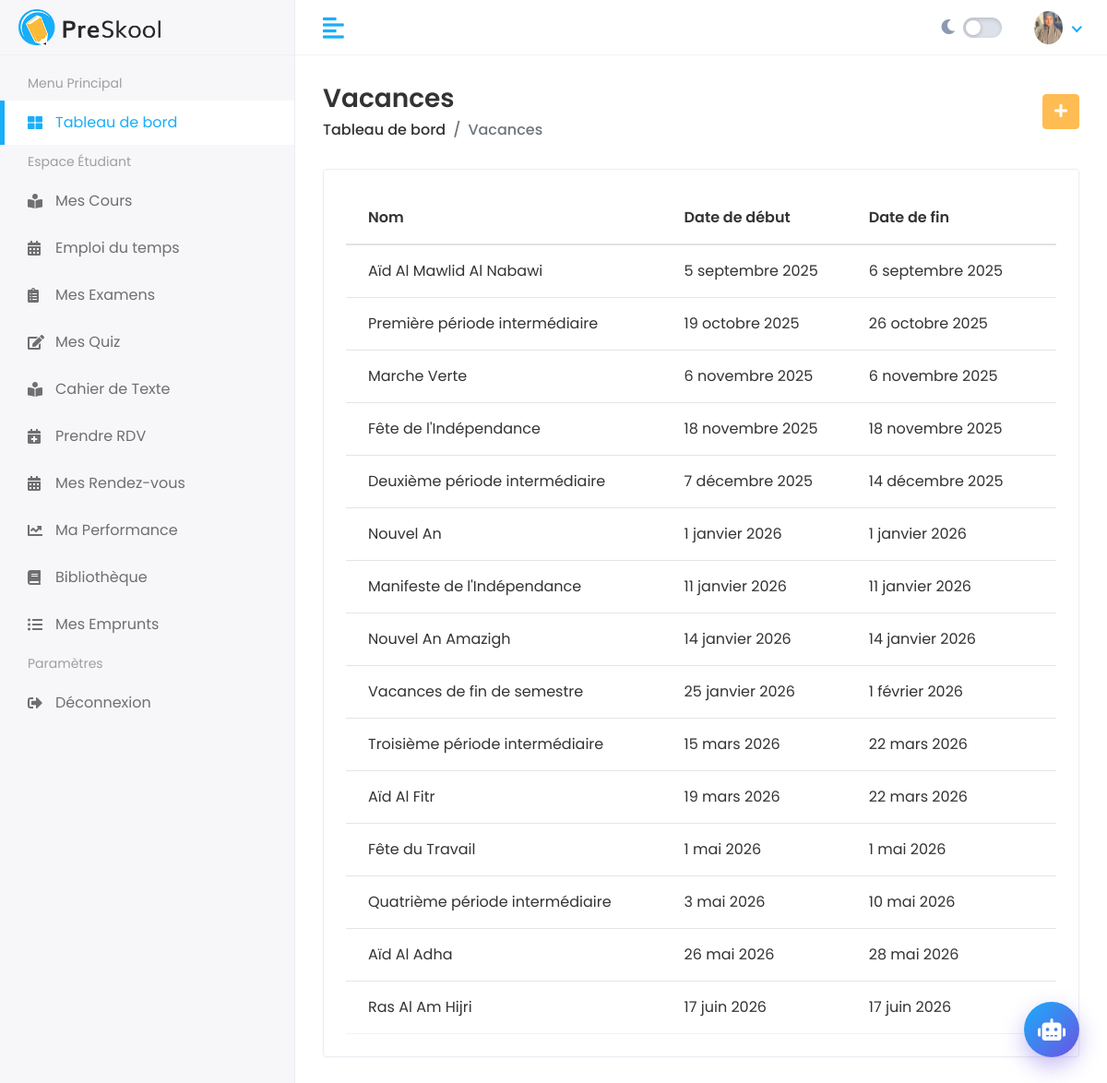
/fr/academic/holidays/, run on the app's committed database.
### academic/models.py (models this page shows, shortened)
class Holiday(models.Model):
    name = models.CharField(max_length=200)
    start_date = models.DateField()
    end_date = models.DateField()

### academic/views.py (the view)
# urls.py: path('holidays/', views.holiday_list, name='holiday_list'),
def holiday_list(request):
    holidays = Holiday.objects.all()
    return render(request, 'academic/holiday_list.html', {'holidays': holidays})

### templates/academic/holiday_list.html
{% extends 'Home/base.html' %}
{% load static %}
{% block body %}
<div class="page-header">
    <div class="row align-items-center">
        <div class="col">
            <h3 class="page-title">Vacances</h3>
            <ul class="breadcrumb">
                <li class="breadcrumb-item"><a href="{% url 'dashboard' %}">Tableau de bord</a></li>
                <li class="breadcrumb-item active">Vacances</li>
            </ul>
        </div>
        <div class="col-auto text-right float-right ml-auto">
            <a href="{% url 'holiday_add' %}" class="btn btn-primary"><i class="fas fa-plus"></i></a>
        </div>
    </div>
</div>
<div class="row">
    <div class="col-sm-12">
        <div class="card card-table">
            <div class="card-body">
                <div class="table-responsive">
                    <table class="table table-hover table-center mb-0 datatable">
                        <thead>
                            <tr>
                                <th>Nom</th>
                                <th>Date de début</th>
                                <th>Date de fin</th>
                            </tr>
                        </thead>
                        <tbody>
                            {% for holiday in holidays %}
                            <tr>
                                <td>{{ holiday.name }}</td>
                                <td>{{ holiday.start_date }}</td>
                                <td>{{ holiday.end_date }}</td>
                            </tr>
                            {% empty %}
                            <tr>
                                <td colspan="3" class="text-center">Aucune vacance enregistrée.</td>
                            </tr>
                            {% endfor %}
                        </tbody>
                    </table>
                </div>
            </div>
        </div>
    </div>
</div>
{% endblock %}

### static/assets/css/style.css (style rules this page uses)
html { height: 100%; }
body { background-color: #fff; color: #333; font-family: 'Poppins', sans-serif; font-size: 1rem; height: 100%; line-height: 1.5; overflow-x: hidden; }
h1, h2, h3, h4, h5, h6 { font-family: 'Poppins', sans-serif; margin-top: 0; }
a { color: #009ce7; }
input, button, a { transition: all 0.4s ease; -moz-transition: all 0.4s ease; -o-transition: all 0.4s ease; -ms-transition: all 0.4s ease; -webkit-transition: all 0.4s ease; }
ul, ol { padding: 0px; list-style: none; }
.table { color: #333; max-width: 100%; margin-bottom: 0; width: 100%; }
.table thead tr th { font-weight: 600; }
.table tbody tr { border-bottom: 1px solid rgba(0, 0, 0, 0.05); }
.table.table-center td, .table.table-center th { vertical-align: middle; }
.card-table .card-body .table > thead > tr > th { border-top: 0; }
.card-table .card-body .table tr td:first-child, .card-table .card-body .table tr th:first-child { padding-left: 1.5rem; }
.card-table .card-body .table tr td:last-child, .card-table .card-body .table tr th:last-child { padding-right: 1.5rem; }
.card-table .table td, .card-table .table th { border-top: 1px solid #e2e5e8; padding: 1rem 0.75rem; white-space: nowrap; }
.btn-primary { background-color: #FFBC53; border: 1px solid #FFBC53; }
.card { border: 1px solid #ececf5; box-shadow: 0 1px 3px 0 rgba(0, 0, 0, 0.03); margin-bottom: 1.875rem; }
.card-body { padding: 1.5rem; }
.page-header { margin-bottom: 1.875rem; }
.page-header .breadcrumb { background-color: transparent; color: #6c757d; font-size: 1rem; font-weight: 500; margin-bottom: 0; padding: 0; }
.page-header .breadcrumb a { color: #333; }
.page-title { font-size: 28px; font-weight: 600; color: #333; margin-bottom: 5px; }

### static/assets/css/premium_dashboard.css (style rules this page uses)
:root { --primary-gradient: linear-gradient(135deg, #667cca 0%, #4659b1 100%); --secondary-gradient: linear-gradient(135deg, #ff9d6c 0%, #ff6b6b 100%); --success-gradient: linear-gradient(135deg, #43e97b 0%, #38f9d7 100%); --glass-bg: rgba(255, 255, 255, 0.7); --glass-border: rgba(255, 255, 255, 0.3); }

### data on the page
Holiday: name "Aïd Al Mawlid Al Nabawi", start_date "5 septembre 2025", end_date "6 septembre 2025"
Holiday: name "Première période intermédiaire", start_date "19 octobre 2025", end_date "26 octobre 2025"
Holiday: name "Marche Verte", start_date "6 novembre 2025", end_date "6 novembre 2025"
Holiday: name "Fête de l'Indépendance", start_date "18 novembre 2025", end_date "18 novembre 2025"
Holiday: name "Deuxième période intermédiaire", start_date "7 décembre 2025", end_date "14 décembre 2025"
Holiday: name "Nouvel An", start_date "1 janvier 2026", end_date "1 janvier 2026"
Holiday: name "Manifeste de l'Indépendance", start_date "11 janvier 2026", end_date "11 janvier 2026"
Holiday: name "Nouvel An Amazigh", start_date "14 janvier 2026", end_date "14 janvier 2026"
Holiday: name "Vacances de fin de semestre", start_date "25 janvier 2026", end_date "1 février 2026"
Holiday: name "Troisième période intermédiaire", start_date "15 mars 2026", end_date "22 mars 2026"
Holiday: name "Aïd Al Fitr", start_date "19 mars 2026", end_date "22 mars 2026"
Holiday: name "Fête du Travail", start_date "1 mai 2026", end_date "1 mai 2026"
Holiday: name "Quatrième période intermédiaire", start_date "3 mai 2026", end_date "10 mai 2026"
Holiday: name "Aïd Al Adha", start_date "26 mai 2026", end_date "28 mai 2026"
Holiday: name "Ras Al Am Hijri", start_date "17 juin 2026", end_date "17 juin 2026"

### other printed values
{{ menu_principal }} "Menu Principal"
{{ dashboard_label }} "Tableau de bord"
{{ student_space }} "Espace Étudiant"
{{ my_courses }} "Mes Cours"
{{ txt_timetable }} "Emploi du temps"
{{ my_exams }} "Mes Examens"
{{ my_quizzes }} "Mes Quiz"
{{ digital_logbook }} "Cahier de Texte"
{{ book_appointment }} "Prendre RDV"
{{ my_appointments }} "Mes Rendez-vous"
{{ my_performance }} "Ma Performance"
{{ my_loans }} "Mes Emprunts"
{{ settings }} "Paramètres"
{{ logout }} "Déconnexion"
